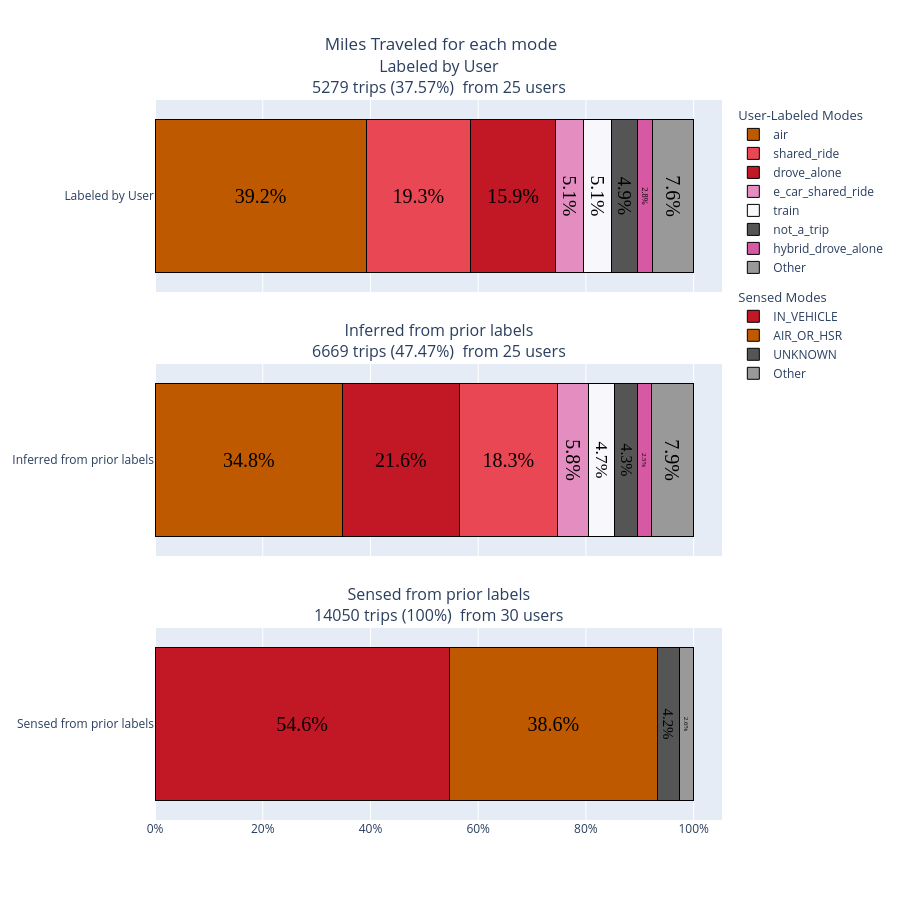

Source (notebook cell):
### Code cell
text_results = [["Unmodified Alt Text", "Unmodified HTML"], ["Unmodified Alt Text", "Unmodified HTML"], ["Unmodified Alt Text", "Unmodified HTML"]]

panels = [
    {
        "df": expanded_ct,
        "text": stacked_bar_quality_text_labeled,
        "label": "Labeled by User",
        "legend_title": "User-Labeled Modes",
        "mode_col": "mode_confirm_w_other",
        "colors": colors_mode,
        "show_legend": True
    },

    {
        "df": expanded_ct_inferred,
        "text": stacked_bar_quality_text_inferred,
        "label": "Inferred from prior labels",
        "legend_title": "Inferred Modes",
        "mode_col": "mode_confirm_w_other",
        "colors": colors_mode,
        "show_legend": False
    },

    {
        "df": expanded_ct_sensed,
        "text": stacked_bar_quality_text_sensed,
        "label": "Sensed from prior labels",
        "legend_title": "Sensed Modes",
        "mode_col": "primary_mode",
        "colors": colors_sensed,
        "show_legend": True
    }
]

#layout + column params - TITLE IS DEFINED IN LAYOUT below, NOT IN BUILD_TRIP_PLOT
plot_title = "Miles Traveled for each mode"
plot_five_layout = dict(height=900,barmode='stack',showlegend=True,title=dict(text=plot_title, x=0.49),legend=dict(orientation="v",traceorder="grouped",tracegroupgap=10))

fig, filename = build_trip_plot(
    distance_col="distance",
    plot_title="plot_title",
    file_name="Miles_each_mode",
    panels=panels,
    threshold=0.02,
    layout=plot_five_layout,
    use_distance=False
)

fig.update_layout(plot_five_layout)

### Figure 1 — Plotly figure (JSON) as saved in the notebook; plotly's stock layout.template omitted (floating-point values rounded to 4 significant figures)
{"data": [{"hovertemplate": "air: 39.2%<extra></extra>", "insidetextanchor": "middle", "insidetextfont": {"color": "black", "family": "Times", "size": 20}, "legendgroup": "group_labeled_by_user", "legendgrouptitle": {"text": "User-Labeled Modes"}, "marker": {"color": "#bf5900", "line": {"color": "black", "width": 1}}, "name": "air", "orientation": "h", "showlegend": true, "text": ["39.2%"], "textposition": "inside", "type": "bar", "x": [0.3924], "xaxis": "x", "y": ["Labeled by User"], "yaxis": "y"}, {"hovertemplate": "shared_ride: 19.3%<extra></extra>", "insidetextanchor": "middle", "insidetextfont": {"color": "black", "family": "Times", "size": 20}, "legendgroup": "group_labeled_by_user", "legendgrouptitle": {"text": "User-Labeled Modes"}, "marker": {"color": "#e94754", "line": {"color": "black", "width": 1}}, "name": "shared_ride", "orientation": "h", "showlegend": true, "text": ["19.3%"], "textposition": "inside", "type": "bar", "x": [0.1932], "xaxis": "x", "y": ["Labeled by User"], "yaxis": "y"}, {"hovertemplate": "drove_alone: 15.9%<extra></extra>", "insidetextanchor": "middle", "insidetextfont": {"color": "black", "family": "Times", "size": 20}, "legendgroup": "group_labeled_by_user", "legendgrouptitle": {"text": "User-Labeled Modes"}, "marker": {"color": "#c21725", "line": {"color": "black", "width": 1}}, "name": "drove_alone", "orientation": "h", "showlegend": true, "text": ["15.9%"], "textposition": "inside", "type": "bar", "x": [0.1586], "xaxis": "x", "y": ["Labeled by User"], "yaxis": "y"}, {"hovertemplate": "e_car_shared_ride: 5.1%<extra></extra>", "insidetextanchor": "middle", "insidetextfont": {"color": "black", "family": "Times", "size": 20}, "legendgroup": "group_labeled_by_user", "legendgrouptitle": {"text": "User-Labeled Modes"}, "marker": {"color": "#e48dc0", "line": {"color": "black", "width": 1}}, "name": "e_car_shared_ride", "orientation": "h", "showlegend": true, "text": ["5.1%"], "textposition": "inside", "type": "bar", "x": [0.05143], "xaxis": "x", "y": ["Labeled by User"], "yaxis": "y"}, {"hovertemplate": "train: 5.1%<extra></extra>", "insidetextanchor": "middle", "insidetextfont": {"color": "black", "family": "Times", "size": 20}, "legendgroup": "group_labeled_by_user", "legendgrouptitle": {"text": "User-Labeled Modes"}, "marker": {"color": "#f7f7fc", "line": {"color": "black", "width": 1}}, "name": "train", "orientation": "h", "showlegend": true, "text": ["5.1%"], "textposition": "inside", "type": "bar", "x": [0.05143], "xaxis": "x", "y": ["Labeled by User"], "yaxis": "y"}, {"hovertemplate": "not_a_trip: 4.9%<extra></extra>", "insidetextanchor": "middle", "insidetextfont": {"color": "black", "family": "Times", "size": 20}, "legendgroup": "group_labeled_by_user", "legendgrouptitle": {"text": "User-Labeled Modes"}, "marker": {"color": "#555555", "line": {"color": "black", "width": 1}}, "name": "not_a_trip", "orientation": "h", "showlegend": true, "text": ["4.9%"], "textposition": "inside", "type": "bar", "x": [0.04884], "xaxis": "x", "y": ["Labeled by User"], "yaxis": "y"}, {"hovertemplate": "hybrid_drove_alone: 2.8%<extra></extra>", "insidetextanchor": "middle", "insidetextfont": {"color": "black", "family": "Times", "size": 20}, "legendgroup": "group_labeled_by_user", "legendgrouptitle": {"text": "User-Labeled Modes"}, "marker": {"color": "#d859a3", "line": {"color": "black", "width": 1}}, "name": "hybrid_drove_alone", "orientation": "h", "showlegend": true, "text": ["2.8%"], "textposition": "inside", "type": "bar", "x": [0.02818], "xaxis": "x", "y": ["Labeled by User"], "yaxis": "y"}, {"hovertemplate": "Other: 7.6%<extra></extra>", "insidetextanchor": "middle", "insidetextfont": {"color": "black", "family": "Times", "size": 20}, "legendgroup": "group_labeled_by_user", "legendgrouptitle": {"text": "User-Labeled Modes"}, "marker": {"color": "#999", "line": {"color": "black", "width": 1}}, "name": "Other", "orientation": "h", "showlegend": true, "text": ["7.6%"], "textposition": "inside", "type": "bar", "x": [0.07593], "xaxis": "x", "y": ["Labeled by User"], "yaxis": "y"}, {"hovertemplate": "air: 34.8%<extra></extra>", "insidetextanchor": "middle", "insidetextfont": {"color": "black", "family": "Times", "size": 20}, "legendgroup": "group_inferred_from_prior_labels", "legendgrouptitle": {"text": "Inferred Modes"}, "marker": {"color": "#bf5900", "line": {"color": "black", "width": 1}}, "name": "air", "orientation": "h", "showlegend": false, "text": ["34.8%"], "textposition": "inside", "type": "bar", "x": [0.3481], "xaxis": "x2", "y": ["Inferred from prior labels"], "yaxis": "y2"}, {"hovertemplate": "drove_alone: 21.6%<extra></extra>", "insidetextanchor": "middle", "insidetextfont": {"color": "black", "family": "Times", "size": 20}, "legendgroup": "group_inferred_from_prior_labels", "legendgrouptitle": {"text": "Inferred Modes"}, "marker": {"color": "#c21725", "line": {"color": "black", "width": 1}}, "name": "drove_alone", "orientation": "h", "showlegend": false, "text": ["21.6%"], "textposition": "inside", "type": "bar", "x": [0.2164], "xaxis": "x2", "y": ["Inferred from prior labels"], "yaxis": "y2"}, {"hovertemplate": "shared_ride: 18.3%<extra></extra>", "insidetextanchor": "middle", "insidetextfont": {"color": "black", "family": "Times", "size": 20}, "legendgroup": "group_inferred_from_prior_labels", "legendgrouptitle": {"text": "Inferred Modes"}, "marker": {"color": "#e94754", "line": {"color": "black", "width": 1}}, "name": "shared_ride", "orientation": "h", "showlegend": false, "text": ["18.3%"], "textposition": "inside", "type": "bar", "x": [0.1834], "xaxis": "x2", "y": ["Inferred from prior labels"], "yaxis": "y2"}, {"hovertemplate": "e_car_shared_ride: 5.8%<extra></extra>", "insidetextanchor": "middle", "insidetextfont": {"color": "black", "family": "Times", "size": 20}, "legendgroup": "group_inferred_from_prior_labels", "legendgrouptitle": {"text": "Inferred Modes"}, "marker": {"color": "#e48dc0", "line": {"color": "black", "width": 1}}, "name": "e_car_shared_ride", "orientation": "h", "showlegend": false, "text": ["5.8%"], "textposition": "inside", "type": "bar", "x": [0.05785], "xaxis": "x2", "y": ["Inferred from prior labels"], "yaxis": "y2"}, {"hovertemplate": "train: 4.7%<extra></extra>", "insidetextanchor": "middle", "insidetextfont": {"color": "black", "family": "Times", "size": 20}, "legendgroup": "group_inferred_from_prior_labels", "legendgrouptitle": {"text": "Inferred Modes"}, "marker": {"color": "#f7f7fc", "line": {"color": "black", "width": 1}}, "name": "train", "orientation": "h", "showlegend": false, "text": ["4.7%"], "textposition": "inside", "type": "bar", "x": [0.04736], "xaxis": "x2", "y": ["Inferred from prior labels"], "yaxis": "y2"}, {"hovertemplate": "not_a_trip: 4.3%<extra></extra>", "insidetextanchor": "middle", "insidetextfont": {"color": "black", "family": "Times", "size": 20}, "legendgroup": "group_inferred_from_prior_labels", "legendgrouptitle": {"text": "Inferred Modes"}, "marker": {"color": "#555555", "line": {"color": "black", "width": 1}}, "name": "not_a_trip", "orientation": "h", "showlegend": false, "text": ["4.3%"], "textposition": "inside", "type": "bar", "x": [0.04338], "xaxis": "x2", "y": ["Inferred from prior labels"], "yaxis": "y2"}, {"hovertemplate": "hybrid_drove_alone: 2.5%<extra></extra>", "insidetextanchor": "middle", "insidetextfont": {"color": "black", "family": "Times", "size": 20}, "legendgroup": "group_inferred_from_prior_labels", "legendgrouptitle": {"text": "Inferred Modes"}, "marker": {"color": "#d859a3", "line": {"color": "black", "width": 1}}, "name": "hybrid_drove_alone", "orientation": "h", "showlegend": false, "text": ["2.5%"], "textposition": "inside", "type": "bar", "x": [0.025], "xaxis": "x2", "y": ["Inferred from prior labels"], "yaxis": "y2"}, {"hovertemplate": "Other: 7.9%<extra></extra>", "insidetextanchor": "middle", "insidetextfont": {"color": "black", "family": "Times", "size": 20}, "legendgroup": "group_inferred_from_prior_labels", "legendgrouptitle": {"text": "Inferred Modes"}, "marker": {"color": "#999", "line": {"color": "black", "width": 1}}, "name": "Other", "orientation": "h", "showlegend": false, "text": ["7.9%"], "textposition": "inside", "type": "bar", "x": [0.07856], "xaxis": "x2", "y": ["Inferred from prior labels"], "yaxis": "y2"}, {"hovertemplate": "IN_VEHICLE: 54.6%<extra></extra>", "insidetextanchor": "middle", "insidetextfont": {"color": "black", "family": "Times", "size": 20}, "legendgroup": "group_sensed_from_prior_labels", "legendgrouptitle": {"text": "Sensed Modes"}, "marker": {"color": "#c21725", "line": {"color": "black", "width": 1}}, "name": "IN_VEHICLE", "orientation": "h", "showlegend": true, "text": ["54.6%"], "textposition": "inside", "type": "bar", "x": [0.5464], "xaxis": "x3", "y": ["Sensed from prior labels"], "yaxis": "y3"}, {"hovertemplate": "AIR_OR_HSR: 38.6%<extra></extra>", "insidetextanchor": "middle", "insidetextfont": {"color": "black", "family": "Times", "size": 20}, "legendgroup": "group_sensed_from_prior_labels", "legendgrouptitle": {"text": "Sensed Modes"}, "marker": {"color": "#bf5900", "line": {"color": "black", "width": 1}}, "name": "AIR_OR_HSR", "orientation": "h", "showlegend": true, "text": ["38.6%"], "textposition": "inside", "type": "bar", "x": [0.3864], "xaxis": "x3", "y": ["Sensed from prior labels"], "yaxis": "y3"}, {"hovertemplate": "UNKNOWN: 4.2%<extra></extra>", "insidetextanchor": "middle", "insidetextfont": {"color": "black", "family": "Times", "size": 20}, "legendgroup": "group_sensed_from_prior_labels", "legendgrouptitle": {"text": "Sensed Modes"}, "marker": {"color": "#555555", "line": {"color": "black", "width": 1}}, "name": "UNKNOWN", "orientation": "h", "showlegend": true, "text": ["4.2%"], "textposition": "inside", "type": "bar", "x": [0.04171], "xaxis": "x3", "y": ["Sensed from prior labels"], "yaxis": "y3"}, {"hovertemplate": "Other: 2.6%<extra></extra>", "insidetextanchor": "middle", "insidetextfont": {"color": "black", "family": "Times", "size": 20}, "legendgroup": "group_sensed_from_prior_labels", "legendgrouptitle": {"text": "Sensed Modes"}, "marker": {"color": "#999", "line": {"color": "black", "width": 1}}, "name": "Other", "orientation": "h", "showlegend": true, "text": ["2.6%"], "textposition": "inside", "type": "bar", "x": [0.0255], "xaxis": "x3", "y": ["Sensed from prior labels"], "yaxis": "y3"}], "layout": {"annotations": [{"font": {"size": 16}, "showarrow": false, "text": "Labeled by User<br>5279 trips (37.57%)\n from 25 users", "x": 0.5, "xanchor": "center", "xref": "paper", "y": 1, "yanchor": "bottom", "yref": "paper"}, {"font": {"size": 16}, "showarrow": false, "text": "Inferred from prior labels<br>6669 trips (47.47%)\n from 25 users", "x": 0.5, "xanchor": "center", "xref": "paper", "y": 0.6333, "yanchor": "bottom", "yref": "paper"}, {"font": {"size": 16}, "showarrow": false, "text": "Sensed from prior labels<br>14050 trips (100%)\n from 30 users", "x": 0.5, "xanchor": "center", "xref": "paper", "y": 0.2667, "yanchor": "bottom", "yref": "paper"}], "barmode": "stack", "height": 900, "legend": {"orientation": "v", "tracegroupgap": 10, "traceorder": "grouped"}, "showlegend": true, "title": {"text": "Miles Traveled for each mode", "x": 0.49}, "xaxis": {"anchor": "y", "domain": [0, 1], "matches": "x3", "showticklabels": false, "tickformat": ".0%"}, "xaxis2": {"anchor": "y2", "domain": [0, 1], "matches": "x3", "showticklabels": false, "tickformat": ".0%"}, "xaxis3": {"anchor": "y3", "domain": [0, 1], "tickformat": ".0%"}, "yaxis": {"anchor": "x", "domain": [0.7333, 1]}, "yaxis2": {"anchor": "x2", "domain": [0.3667, 0.6333]}, "yaxis3": {"anchor": "x3", "domain": [0, 0.2667]}}}
